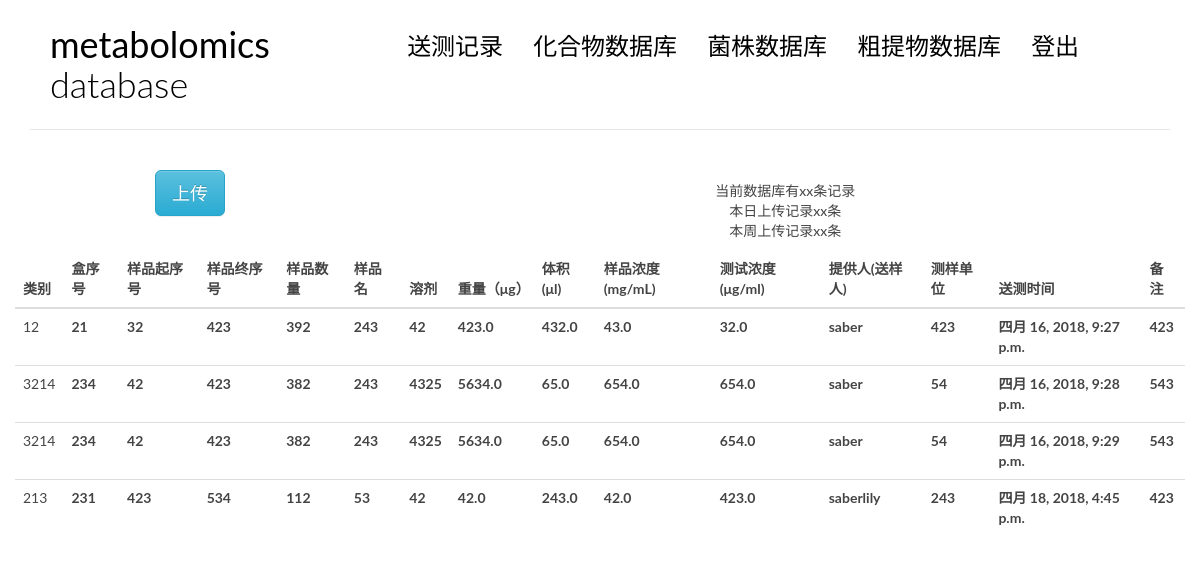
Before: /index/ with the older database file.
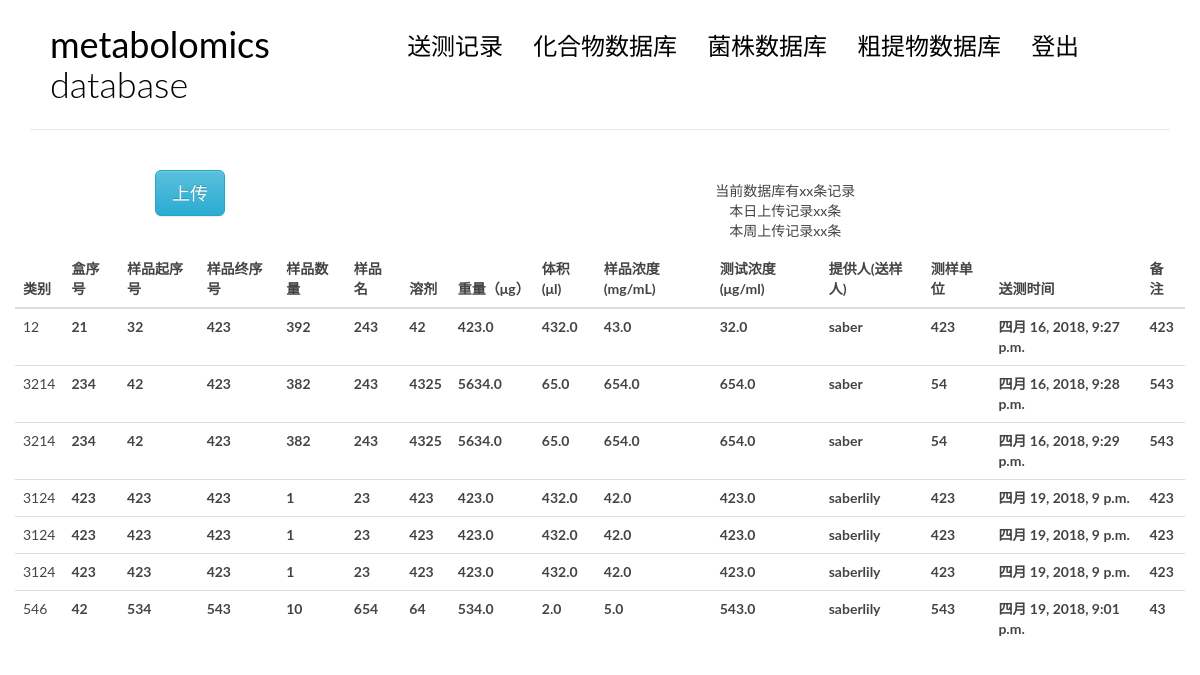
After: the same page with the newer database file.
### blog/models.py (models this page shows, shortened)
@python_2_unicode_compatible
class testrecord(models.Model):
    testtype = models.CharField(max_length = 20) #或者改成两个可选项？粗提物或者化合物
    boxnumber = models.IntegerField(blank = True) #盒序号
    samplestart = models.IntegerField(blank = True) #样品起序号
    sampleend = models.IntegerField(blank = True) #样品终序号
    samplenum = models.IntegerField(blank = True) #样品数量
    samplename = models.CharField(max_length = 100) #样品名
    solvent = models.CharField(max_length = 100) #溶剂
    mass = models.FloatField() #重量，单位miug
    volume = models.FloatField() #体积单位niuL
    concentration = models.FloatField() #浓度 单位(mg/mL)
    testconcentration = models.FloatField(blank= True) #测试浓度 单位(miug/mL)
    provider = models.ForeignKey(User) #提供人
    department = models.CharField(max_length=100) #测样单位
    sendtime = models.DateTimeField(auto_now_add=True, editable = True)
    sendtime.editable = 'True'     #送样时间
    comment = models.CharField(max_length = 500, blank = True)

### blog/testrecord.py (the view)
# urls.py: url(r'^index/$', views.recordindex, name='index'),
def recordindex(request, msg = -1):
    lists = testrecord.objects.all()
    print(type(lists))
    return render(request, 'blog/record.html', context = {'tests' : lists, 'msg' : msg} )

### templates/blog/record.html (shortened to what this page needs)
{% extends 'base.html' %}
{%block main %}
<body>
            <div class="row">
                <div class="col-md-4 col-sm-5 col-xs-8">
                    <center>
                        <button class="btn btn-info btn-primary btn-lg" data-toggle="modal" data-target="#myModal">
                            上传
                        </button>
                    </center>
                </div>
                <div class="col-md-8 col-sm-7 col-xs-4">
                    <nav class="main-nav" role="navigation">
                        <div class="collapse navbar-collapse" id="bs-example-navbar-collapse-1">
                                <ul class="list-unstyled text-center" >
                                    <li>当前数据库有xx条记录</li>
                                    <li>本日上传记录xx条</li>
                                    <li>本周上传记录xx条</li>
                                  </ul>
                        </div>
                    </nav>
                </div>
            </div>
            <div class="col-md-12 col-sm-7 col-xs-4">
            <table class="table table-hover">
                    <thead>
                        <tr>
                            <th>类别</th>
                            <th>盒序号</th>
                            <th>样品起序号</th>
                            <th>样品终序号</th>
                            <th>样品数量</th>
                            <th>样品名</th>
                            <th>溶剂</th>
                            <th>重量（μg）</th>
                            <th>体积(μl)</th>
                            <th>样品浓度(mg/mL)</th>
                            <th>测试浓度(μg/ml)</th>
                            <th>提供人(送样人)</th>
                            <th>测样单位</th>
                            <th>送测时间</th>
                            <th>备注</th>
                        </tr>
                    </thead>
                    <tbody>
                            {% for test in tests %}
                            {% if request.user == test.provider %}
                            <tr class="row1 success" data-toggle="modal" data-target="#alter" data-whatever="{{test}}">
                            {% else %}
                            <tr class="row1">
                            {% endif %}
                                <td class="field-testtype"> {{test.testtype}}</td>
                                <th class = "field-boxnumber">{{test.boxnumber}}</th>
                                <th class = "field-samplestart">{{test.samplestart}}</th>
                                <th class = "field-sampleend">{{test.sampleend}}</th>
                                <th class = "field-samplenum">{{test.samplenum}}</th>
                                <th class = "field-samplename">{{test.samplename}}</th>
                                <th class = "field-solvent">{{test.solvent}}</th>
                                <th class = "field-mass">{{test.mass}}</th>
                                <th class = "field-volume">{{test.volume}}</th>
                                <th class = "field-concentration">{{test.concentration}}</th>
                                <th class = "field-testconcentration">{{test.testconcentration}}</th>
                                <th class = "field-provider">{{test.provider}}</th>
                                <th class = "field-department">{{test.department}}</th>
                                <th class = "field-sentime">{{test.sendtime}}</th>
                                <th class = "field-comment">{{test.comment}}</th>
                            </tr>
                            {% empty %}
                              <div class="row1">null</div>
                            {% endfor %}
                    </tbody>
                </table>
                </div>
</body>
{% endblock main %}

### templates/base.html (shortened to what this page needs)
{% load staticfiles %}
<!DOCTYPE html>
<html lang="en">
    <head>
        <link rel="stylesheet" href="{% static 'blog/css/bootstrap.min.css' %}">
        <link rel="stylesheet" href="{% static 'blog/css/pace.css' %}">
        <link rel="stylesheet" href="{% static 'blog/css/bootstrap.css' %}">
        <link rel="stylesheet" href="{% static 'blog/css/bootstrap-theme.css' %}">
        <link rel="stylesheet" href="{% static 'blog/css/bootstrap-theme.min.css' %}">
        <link rel="stylesheet" href="{% static 'blog/css/custom.css' %}">
        <link rel="stylesheet" href="{% static 'blog/css/highlights/github.css' %}">
    </head>
            <div class="container">
                    <header id="site-header">
                        <div class="row">
                            <div class="col-md-3 col-sm-5 col-xs-8">
                                <div class="logo">
                                    <h1><a href="#"><b>metabolomics</b> database</a></h1>
                                </div>
                            </div>
                            <div class="col-md-9 col-sm-7 col-xs-4">
                                <nav class="main-nav" role="navigation">
                                    <div class="collapse navbar-collapse" id="bs-example-navbar-collapse-1">
                                        <ul class="nav navbar-nav navbar-right">
                                            <li class="cl-effect-11"><a href="{% url 'blog:recordindex' %}" data-hover="送测记录">送测记录</a></li>
                                            <li class="cl-effect-11"><a href="{% url 'blog:cpdindex' %}" data-hover="化合物数据库">化合物数据库</a></li>
                                            <li class="cl-effect-11"><a href="{% url 'blog:bactindex' %}" data-hover="菌株数据库">菌株数据库</a></li>
                                            <li class="cl-effect-11"><a href="{% url 'blog:crudeexindex' %}" data-hover="粗提物数据库">粗提物数据库</a></li>
                                            <li class="cl-effect-11"><a href="{% url 'blog:logout_user' %}" data-hover="登出">登出</a></li>
                                        </ul>
                                    </div>
                                </nav>
                            </div>
                        </div>
                    </header>
                </div>
                {% block main %}
                {% endblock main %}
</html>

### blog/static/blog/css/custom.css (style rules this page uses)
* { outline: none; }
h1, h2, h3, h4, h5, h6 { margin-top: 0; }
b { font-weight: 400; }
a { color: #333; }
body { color: #444; font-family: 'Lato', sans-serif; }
#site-header { background-color: #FFF; padding: 25px 20px; margin-bottom: 40px; border-bottom: 1px solid #e7e7e7; }
.logo h1 a { color: #000; }
.logo h1 { margin: 0; font-family: 'Lato', sans-serif; font-weight: 300; }
.main-nav { margin-top: 11px; max-width: 95%; }
.main-nav a { color: #000000 !important; padding: 0 0 5px 0 !important; margin-right: 30px; font-family: 'Lato', sans-serif; font-weight: 300; font-size: 24px; }
.cl-effect-11 a { padding: 10px 0; color: #0972b4; text-shadow: none; }
.cl-effect-11 a::before { position: absolute; top: 0; left: 0; overflow: hidden; padding: 0 0 5px 0 !important; max-width: 0; border-bottom: 1px solid #000; color: #000; content: attr(data-hover); white-space: nowrap; -webkit-transition: max-width 0.5s; -moz-transition: max-width 0.5s; transition: max-width 0.5s; }

Changed rows visible on the page:
removed testrecord: testtype "213", boxnumber "231", samplestart "423", sampleend "534", samplenum "112", samplename "53", solvent "42", mass "42.0", volume "243.0", concentration "42.0", testconcentration "423.0", provider "saberlily", department "243", sendtime "四月 18, 2018, 4:45 p.m.", comment "423"
added testrecord: testtype "3124", boxnumber "423", samplestart "423", sampleend "423", samplenum "1", samplename "23", solvent "423", mass "423.0", volume "432.0", concentration "42.0", testconcentration "423.0", provider "saberlily", department "423", sendtime "四月 19, 2018, 9 p.m.", comment "423"
added testrecord: testtype "3124", boxnumber "423", samplestart "423", sampleend "423", samplenum "1", samplename "23", solvent "423", mass "423.0", volume "432.0", concentration "42.0", testconcentration "423.0", provider "saberlily", department "423", sendtime "四月 19, 2018, 9 p.m.", comment "423"
added testrecord: testtype "3124", boxnumber "423", samplestart "423", sampleend "423", samplenum "1", samplename "23", solvent "423", mass "423.0", volume "432.0", concentration "42.0", testconcentration "423.0", provider "saberlily", department "423", sendtime "四月 19, 2018, 9 p.m.", comment "423"
added testrecord: testtype "546", boxnumber "42", samplestart "534", sampleend "543", samplenum "10", samplename "654", solvent "64", mass "534.0", volume "2.0", concentration "5.0", testconcentration "543.0", provider "saberlily", department "543", sendtime "四月 19, 2018, 9:01 p.m.", comment "43"
